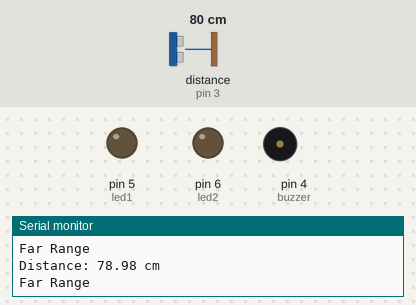
A sketch run on a simulated Arduino Uno, built with avr-gcc and run on an emulated ATmega328P. On the bench: output pins drawn as LEDs (lit = HIGH), buzzer (waves = sounding, pin HIGH), the last lines printed to the serial monitor. Wiring (inferred from the names in the program): ultrasonic range finder: trigger pin 2; echo pin 3. Inputs (shaded band) come from the test bench; at power-on: distance to the obstacle (sensor on pin 3) 80 cm. The echo pulse lasts 58.3 µs per cm; pins used as bus, display or sensor lines are not drawn.

Above: at 1.3 s.
1.4 s: distance to the obstacle (sensor on pin 3) set to 53 cm
2.9 s: distance to the obstacle (sensor on pin 3) set to 46 cm
At 4.2 s:
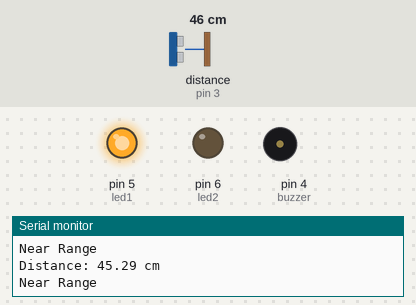
4.5 s: distance to the obstacle (sensor on pin 3) set to 12 cm
6.0 s: distance to the obstacle (sensor on pin 3) set to 9 cm
At 7.1 s:
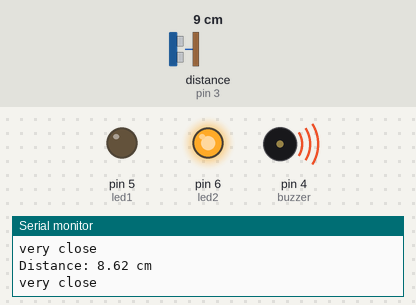
7.5 s: distance to the obstacle (sensor on pin 3) set to 120 cm
At 8.6 s:
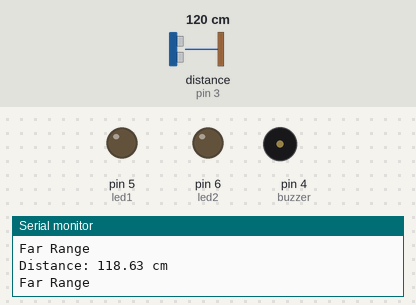
9.0 s: distance to the obstacle (sensor on pin 3) set to 18 cm
At 10.4 s:
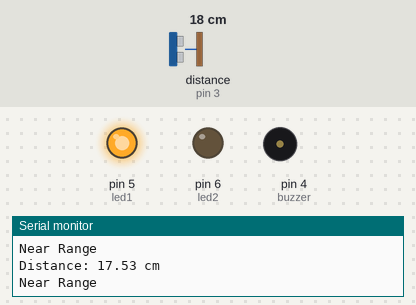
Timing chart, 0 to 11.5 s (numbered marks = the images above; inputs shaded):
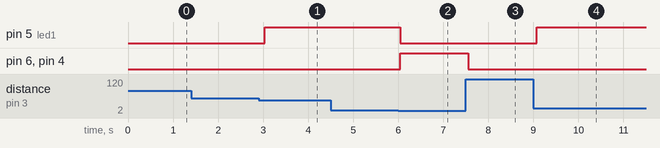

Measured:
- the behaviour switches between 51 and 50 cm on distance to the obstacle (sensor on pin 3) (found by bisection; images 0 and 1)
- the behaviour switches between 11 and 10 cm on distance to the obstacle (sensor on pin 3) (found by bisection; images 1 and 2)
- after the input at 2.9 s, pin 5 (led1): LOW → HIGH after 0.13 s
- after the input at 6.0 s, pin 5 (led1): HIGH → LOW after 0.05 s; pin 6 (led2), pin 4 (buzzer): LOW → HIGH after 0.05 s
- after the input at 7.5 s, pin 6 (led2), pin 4 (buzzer): HIGH → LOW after 0.06 s
- after the input at 9.0 s, pin 5 (led1): LOW → HIGH after 0.08 s

The sketch:

ex03.ino
```cpp
// INPUT = 0; OUTPUT = 1; LOW = 0; HIGH = 1;
int echoPin = 3;
int trigPin = 2;
int buzzer = 4;
int led1 = 5;
int led2 = 6;
float distance;
void setup() {
  pinMode(trigPin, OUTPUT);
  pinMode(echoPin, INPUT);
  Serial.begin(9600);
  pinMode(buzzer, OUTPUT);
  pinMode(led1, OUTPUT);
  pinMode(led2, OUTPUT);
  Serial.println("Distance Measure Program: ");
}


void loop() {
  digitalWrite(trigPin, HIGH);
  delayMicroseconds(10);
  digitalWrite(trigPin, LOW);
  distance  = pulseIn(echoPin, HIGH) * 0.034 / 2;
  Serial.println("Distance: " + String(distance) + " cm");
  digitalWrite(led1, LOW);
  digitalWrite(led2, LOW);
  digitalWrite(buzzer, LOW);

  if(distance <= 10){
    Serial.println("very close");
    digitalWrite(led2, HIGH);
    digitalWrite(buzzer, HIGH);
  }else if(distance <= 50){
    Serial.println("Near Range");
    digitalWrite(led1, HIGH);
  }else{
    Serial.println("Far Range");
  }

  delay(500);
}
```
